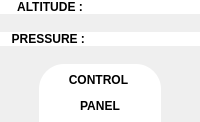
                        <widget class="QFrame" name="frame_63">
                         <property name="font">
                          <font>
                           <family>Modern No. 20</family>
                          </font>
                         </property>
                         <property name="styleSheet">
                          <string notr="true">border:0px;
</string>
                         </property>
                         <property name="frameShape">
                          <enum>QFrame::StyledPanel</enum>
                         </property>
                         <property name="frameShadow">
                          <enum>QFrame::Raised</enum>
                         </property>
                         <layout class="QVBoxLayout" name="verticalLayout_53">
                          <property name="spacing">
                           <number>18</number>
                          </property>
                          <property name="leftMargin">
                           <number>0</number>
                          </property>
                          <property name="topMargin">
                           <number>0</number>
                          </property>
                          <property name="rightMargin">
                           <number>0</number>
                          </property>
                          <property name="bottomMargin">
                           <number>0</number>
                          </property>
                          <item>
                           <widget class="QFrame" name="frame_105">
                            <property name="styleSheet">
                             <string notr="true">border-radius: 25px;
background-color:white;</string>
                            </property>
                            <property name="frameShape">
                             <enum>QFrame::StyledPanel</enum>
                            </property>
                            <property name="frameShadow">
                             <enum>QFrame::Raised</enum>
                            </property>
                            <layout class="QHBoxLayout" name="horizontalLayout_31" stretch="0,0">
                             <property name="spacing">
                              <number>0</number>
                             </property>
                             <property name="leftMargin">
                              <number>0</number>
                             </property>
                             <property name="topMargin">
                              <number>0</number>
                             </property>
                             <property name="rightMargin">
                              <number>0</number>
                             </property>
                             <property name="bottomMargin">
                              <number>0</number>
                             </property>
                             <item>
                              <widget class="QFrame" name="frame_113">
                               <property name="styleSheet">
                                <string notr="true">background:white;</string>
                               </property>
                               <property name="frameShape">
                                <enum>QFrame::StyledPanel</enum>
                               </property>
                               <property name="frameShadow">
                                <enum>QFrame::Raised</enum>
                               </property>
                               <layout class="QGridLayout" name="gridLayout_5">
                                <property name="leftMargin">
                                 <number>0</number>
                                </property>
                                <property name="topMargin">
                                 <number>0</number>
                                </property>
                                <property name="rightMargin">
                                 <number>0</number>
                                </property>
                                <property name="bottomMargin">
                                 <number>0</number>
                                </property>
                                <property name="spacing">
                                 <number>0</number>
                                </property>
                                <item row="0" column="0">
                                 <widget class="QLabel" name="label_29">
                                  <property name="font">
                                   <font>
                                    <pointsize>9</pointsize>
                                    <weight>75</weight>
                                    <bold>true</bold>
                                   </font>
                                  </property>
                                  <property name="styleSheet">
                                   <string notr="true">background:transparent;</string>
                                  </property>
                                  <property name="text">
                                   <string>ALTITUDE :</string>
                                  </property>
                                  <property name="alignment">
                                   <set>Qt::AlignCenter</set>
                                  </property>
                                 </widget>
                                </item>
                               </layout>
                              </widget>
                             </item>
                             <item>
                              <widget class="QFrame" name="altitudeval_2">
                               <property name="styleSheet">
                                <string notr="true">background:transparent;</string>
                               </property>
                               <property name="frameShape">
                                <enum>QFrame::StyledPanel</enum>
                               </property>
                               <property name="frameShadow">
                                <enum>QFrame::Raised</enum>
                               </property>
                              </widget>
                             </item>
                            </layout>
                           </widget>
                          </item>
                          <item>
                           <widget class="QFrame" name="frame_106">
                            <property name="styleSheet">
                             <string notr="true">background-color:white;
border-radius: 25px;</string>
                            </property>
                            <property name="frameShape">
                             <enum>QFrame::StyledPanel</enum>
                            </property>
                            <property name="frameShadow">
                             <enum>QFrame::Raised</enum>
                            </property>
                            <layout class="QHBoxLayout" name="horizontalLayout_30">
                             <property name="spacing">
                              <number>0</number>
                             </property>
                             <property name="leftMargin">
                              <number>0</number>
                             </property>
                             <property name="topMargin">
                              <number>0</number>
                             </property>
                             <property name="rightMargin">
                              <number>0</number>
                             </property>
                             <property name="bottomMargin">
                              <number>0</number>
                             </property>
                             <item>
                              <widget class="QFrame" name="pressure_4">
                               <property name="frameShape">
                                <enum>QFrame::StyledPanel</enum>
                               </property>
                               <property name="frameShadow">
                                <enum>QFrame::Raised</enum>
                               </property>
                               <layout class="QGridLayout" name="gridLayout_6">
                                <property name="leftMargin">
                                 <number>0</number>
                                </property>
                                <property name="topMargin">
                                 <number>0</number>
                                </property>
                                <property name="rightMargin">
                                 <number>0</number>
                                </property>
                                <property name="bottomMargin">
                                 <number>0</number>
                                </property>
                                <property name="spacing">
                                 <number>0</number>
                                </property>
                                <item row="0" column="0">
                                 <widget class="QLabel" name="label_30">
                                  <property name="font">
                                   <font>
                                    <pointsize>9</pointsize>
                                    <weight>75</weight>
                                    <bold>true</bold>
                                   </font>
                                  </property>
                                  <property name="text">
                                   <string>PRESSURE : </string>
                                  </property>
                                  <property name="alignment">
                                   <set>Qt::AlignCenter</set>
                                  </property>
                                 </widget>
                                </item>
                               </layout>
                              </widget>
                             </item>
                             <item>
                              <widget class="QFrame" name="pressureval">
                               <property name="frameShape">
                                <enum>QFrame::StyledPanel</enum>
                               </property>
                               <property name="frameShadow">
                                <enum>QFrame::Raised</enum>
                               </property>
                              </widget>
                             </item>
                            </layout>
                           </widget>
                          </item>
                          <item>
                           <widget class="QFrame" name="frame_107">
                            <property name="styleSheet">
                             <string notr="true">background-color:transparent;</string>
                            </property>
                            <property name="frameShape">
                             <enum>QFrame::StyledPanel</enum>
                            </property>
                            <property name="frameShadow">
                             <enum>QFrame::Raised</enum>
                            </property>
                            <layout class="QHBoxLayout" name="horizontalLayout_29" stretch="1,5,1">
                             <property name="topMargin">
                              <number>0</number>
                             </property>
                             <property name="bottomMargin">
                              <number>0</number>
                             </property>
                             <item>
                              <widget class="QFrame" name="frame_108">
                               <property name="frameShape">
                                <enum>QFrame::StyledPanel</enum>
                               </property>
                               <property name="frameShadow">
                                <enum>QFrame::Raised</enum>
                               </property>
                              </widget>
                             </item>
                             <item>
                              <widget class="QFrame" name="frame_109">
                               <property name="styleSheet">
                                <string notr="true">border-radius: 25px;
background-color: white;
border-top-left-radius:25px;
border-bottom-left-radius:0px;
border-bottom-right-radius:0px;
border-top-right-radius:25px;</string>
                               </property>
                               <property name="frameShape">
                                <enum>QFrame::StyledPanel</enum>
                               </property>
                               <property name="frameShadow">
                                <enum>QFrame::Raised</enum>
                               </property>
                               <layout class="QGridLayout" name="gridLayout_8">
                                <item row="0" column="0">
                                 <widget class="QLabel" name="label_3">
                                  <property name="font">
                                   <font>
                                    <pointsize>9</pointsize>
                                    <weight>75</weight>
                                    <bold>true</bold>
                                   </font>
                                  </property>
                                  <property name="text">
                                   <string>&lt;html&gt;&lt;head/&gt;&lt;body&gt;&lt;p align=&quot;center&quot;&gt;CONTROL &lt;/p&gt;&lt;p align=&quot;center&quot;&gt;PANEL&lt;/p&gt;&lt;/body&gt;&lt;/html&gt;</string>
                                  </property>
                                 </widget>
                                </item>
                               </layout>
                              </widget>
                             </item>
                             <item>
                              <widget class="QFrame" name="frame_110">
                               <property name="frameShape">
                                <enum>QFrame::StyledPanel</enum>
                               </property>
                               <property name="frameShadow">
                                <enum>QFrame::Raised</enum>
                               </property>
                              </widget>
                             </item>
                            </layout>
                           </widget>
                          </item>
                         </layout>
                        </widget>
